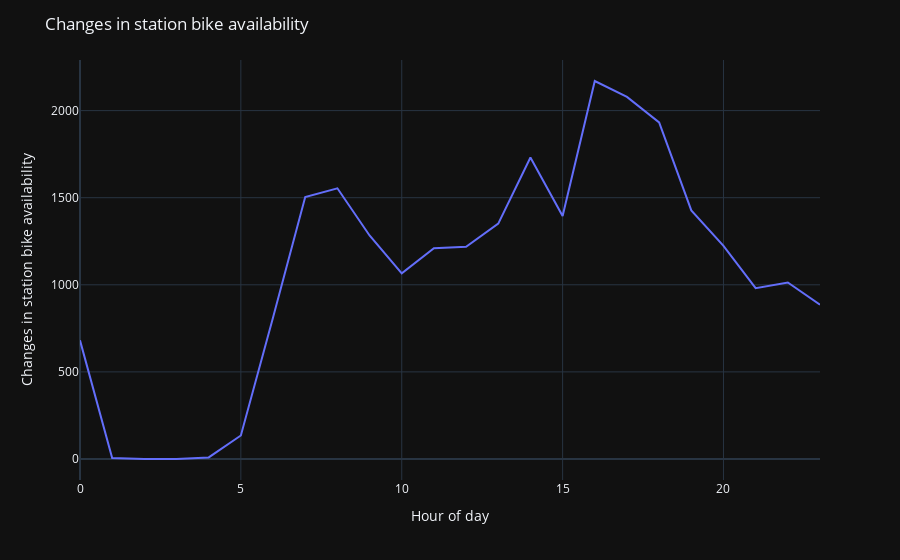

The code cell stored with this chart in its notebook:
### Markdown cell above
## Changes in station bike availability by hour of day

### Code cell
# Graph the number of times the number of bikes at a station changes by the hour of day
stations['same_station_as_previous_row'] = stations['station_id'] == stations['station_id'].shift(-1)
stations['change_in_bikes'] = stations['same_station_as_previous_row'] * stations['num_bikes_available'] != stations['num_bikes_available'].shift(-1)
changed_by_hour = stations.groupby(stations.last_reported.dt.hour).change_in_bikes.sum()
fig = px.line(
    changed_by_hour, y='change_in_bikes', labels={'change_in_bikes': 'Changes in station bike availability', 'last_reported':'Hour of day'}
)
fig.update_layout(
    title='Changes in station bike availability',
    xaxis_title='Hour of day',
)
fig

### Figure 1 — Plotly figure (JSON) as saved in the notebook; plotly's stock layout.template omitted (floating-point values rounded to 4 significant figures)
{"data": [{"hovertemplate": "Hour of day=%{x}<br>Changes in station bike availability=%{y}<extra></extra>", "legendgroup": "", "line": {"color": "#636efa", "dash": "solid"}, "marker": {"symbol": "circle"}, "mode": "lines", "name": "", "orientation": "v", "showlegend": false, "type": "scatter", "x": [0, 1, 2, 3, 4, 5, 6, 7, 8, 9, 10, 11, 12, 13, 14, 15, 16, 17, 18, 19, 20, 21, 22, 23], "xaxis": "x", "y": [681, 6, 0, 0, 9, 135, 812, 1504, 1554, 1283, 1066, 1210, 1218, 1351, 1731, 1395, 2170, 2079, 1932, 1427, 1224, 981, 1013, 886], "yaxis": "y"}], "layout": {"legend": {"tracegroupgap": 0}, "margin": {"t": 60}, "title": {"text": "Changes in station bike availability"}, "xaxis": {"anchor": "y", "domain": [0, 1], "title": {"text": "Hour of day"}}, "yaxis": {"anchor": "x", "domain": [0, 1], "title": {"text": "Changes in station bike availability"}}}}
